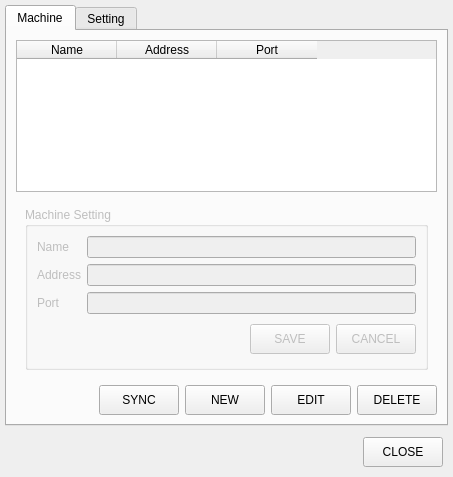
<?xml version="1.0" encoding="UTF-8"?>
<ui version="4.0">
 <class>MainWindow</class>
 <widget class="QMainWindow" name="MainWindow">
  <property name="geometry">
   <rect>
    <x>0</x>
    <y>0</y>
    <width>453</width>
    <height>477</height>
   </rect>
  </property>
  <property name="windowTitle">
   <string>Odoo Attendance Manager</string>
  </property>
  <widget class="QWidget" name="centralwidget">
   <layout class="QVBoxLayout" name="verticalLayout">
    <property name="leftMargin">
     <number>5</number>
    </property>
    <property name="topMargin">
     <number>5</number>
    </property>
    <property name="rightMargin">
     <number>5</number>
    </property>
    <property name="bottomMargin">
     <number>5</number>
    </property>
    <item>
     <widget class="QTabWidget" name="tabWidget">
      <property name="currentIndex">
       <number>0</number>
      </property>
      <widget class="QWidget" name="tabMachine">
       <attribute name="title">
        <string>Machine</string>
       </attribute>
       <layout class="QVBoxLayout" name="verticalLayout_3">
        <item>
         <widget class="QTableWidget" name="machineTable">
          <property name="selectionMode">
           <enum>QAbstractItemView::SingleSelection</enum>
          </property>
          <property name="selectionBehavior">
           <enum>QAbstractItemView::SelectRows</enum>
          </property>
          <column>
           <property name="text">
            <string>Name</string>
           </property>
          </column>
          <column>
           <property name="text">
            <string>Address</string>
           </property>
          </column>
          <column>
           <property name="text">
            <string>Port</string>
           </property>
          </column>
         </widget>
        </item>
        <item>
         <widget class="QFrame" name="frame_5">
          <property name="frameShape">
           <enum>QFrame::NoFrame</enum>
          </property>
          <property name="frameShadow">
           <enum>QFrame::Raised</enum>
          </property>
          <layout class="QHBoxLayout" name="horizontalLayout_4">
           <item>
            <widget class="QGroupBox" name="gbMachineSetting">
             <property name="enabled">
              <bool>false</bool>
             </property>
             <property name="title">
              <string>Machine Setting</string>
             </property>
             <layout class="QGridLayout" name="gridLayout_2">
              <item row="0" column="2">
               <widget class="QLineEdit" name="tbMachineName">
                <property name="enabled">
                 <bool>false</bool>
                </property>
               </widget>
              </item>
              <item row="1" column="2">
               <widget class="QLineEdit" name="tbMachineAddress"/>
              </item>
              <item row="2" column="0">
               <widget class="QLabel" name="label_7">
                <property name="text">
                 <string>Port</string>
                </property>
               </widget>
              </item>
              <item row="2" column="2">
               <widget class="QLineEdit" name="tbMachinePort"/>
              </item>
              <item row="3" column="2">
               <widget class="QFrame" name="frame_6">
                <property name="frameShape">
                 <enum>QFrame::NoFrame</enum>
                </property>
                <property name="frameShadow">
                 <enum>QFrame::Raised</enum>
                </property>
                <layout class="QHBoxLayout" name="horizontalLayout_5">
                 <property name="leftMargin">
                  <number>0</number>
                 </property>
                 <property name="topMargin">
                  <number>4</number>
                 </property>
                 <property name="rightMargin">
                  <number>0</number>
                 </property>
                 <property name="bottomMargin">
                  <number>4</number>
                 </property>
                 <item>
                  <spacer name="horizontalSpacer_4">
                   <property name="orientation">
                    <enum>Qt::Horizontal</enum>
                   </property>
                   <property name="sizeHint" stdset="0">
                    <size>
                     <width>40</width>
                     <height>20</height>
                    </size>
                   </property>
                  </spacer>
                 </item>
                 <item>
                  <widget class="QPushButton" name="btnMachineSave">
                   <property name="minimumSize">
                    <size>
                     <width>0</width>
                     <height>30</height>
                    </size>
                   </property>
                   <property name="text">
                    <string>SAVE</string>
                   </property>
                  </widget>
                 </item>
                 <item>
                  <widget class="QPushButton" name="btnMachineCancel">
                   <property name="minimumSize">
                    <size>
                     <width>0</width>
                     <height>30</height>
                    </size>
                   </property>
                   <property name="text">
                    <string>CANCEL</string>
                   </property>
                  </widget>
                 </item>
                </layout>
               </widget>
              </item>
              <item row="0" column="0">
               <widget class="QLabel" name="label_5">
                <property name="text">
                 <string>Name</string>
                </property>
               </widget>
              </item>
              <item row="1" column="0">
               <widget class="QLabel" name="label_6">
                <property name="text">
                 <string>Address</string>
                </property>
               </widget>
              </item>
             </layout>
            </widget>
           </item>
          </layout>
         </widget>
        </item>
        <item>
         <widget class="QFrame" name="frame_4">
          <property name="frameShape">
           <enum>QFrame::NoFrame</enum>
          </property>
          <property name="frameShadow">
           <enum>QFrame::Raised</enum>
          </property>
          <layout class="QHBoxLayout" name="horizontalLayout_3">
           <property name="leftMargin">
            <number>0</number>
           </property>
           <property name="topMargin">
            <number>0</number>
           </property>
           <property name="rightMargin">
            <number>0</number>
           </property>
           <property name="bottomMargin">
            <number>0</number>
           </property>
           <item>
            <spacer name="horizontalSpacer_3">
             <property name="orientation">
              <enum>Qt::Horizontal</enum>
             </property>
             <property name="sizeHint" stdset="0">
              <size>
               <width>40</width>
               <height>20</height>
              </size>
             </property>
            </spacer>
           </item>
           <item>
            <widget class="QPushButton" name="btnSync">
             <property name="minimumSize">
              <size>
               <width>0</width>
               <height>30</height>
              </size>
             </property>
             <property name="text">
              <string>SYNC</string>
             </property>
            </widget>
           </item>
           <item>
            <widget class="QPushButton" name="btnNew">
             <property name="minimumSize">
              <size>
               <width>0</width>
               <height>30</height>
              </size>
             </property>
             <property name="text">
              <string>NEW</string>
             </property>
            </widget>
           </item>
           <item>
            <widget class="QPushButton" name="btnEdit">
             <property name="minimumSize">
              <size>
               <width>0</width>
               <height>30</height>
              </size>
             </property>
             <property name="text">
              <string>EDIT</string>
             </property>
            </widget>
           </item>
           <item>
            <widget class="QPushButton" name="btnDelete">
             <property name="minimumSize">
              <size>
               <width>0</width>
               <height>30</height>
              </size>
             </property>
             <property name="text">
              <string>DELETE</string>
             </property>
            </widget>
           </item>
          </layout>
         </widget>
        </item>
       </layout>
      </widget>
      <widget class="QWidget" name="tabSetting">
       <attribute name="title">
        <string>Setting</string>
       </attribute>
       <layout class="QVBoxLayout" name="verticalLayout_2">
        <item>
         <widget class="QFrame" name="frame">
          <property name="frameShape">
           <enum>QFrame::NoFrame</enum>
          </property>
          <property name="frameShadow">
           <enum>QFrame::Raised</enum>
          </property>
          <layout class="QGridLayout" name="gridLayout">
           <property name="leftMargin">
            <number>5</number>
           </property>
           <property name="topMargin">
            <number>5</number>
           </property>
           <property name="rightMargin">
            <number>5</number>
           </property>
           <property name="bottomMargin">
            <number>5</number>
           </property>
           <item row="2" column="0">
            <widget class="QLabel" name="label_2">
             <property name="text">
              <string>Username</string>
             </property>
            </widget>
           </item>
           <item row="1" column="2">
            <widget class="QLineEdit" name="tbDatabase"/>
           </item>
           <item row="3" column="2">
            <widget class="QLineEdit" name="tbPassword"/>
           </item>
           <item row="0" column="0" colspan="2">
            <widget class="QLabel" name="label">
             <property name="text">
              <string>Server Address</string>
             </property>
            </widget>
           </item>
           <item row="1" column="0">
            <widget class="QLabel" name="label_4">
             <property name="text">
              <string>Database</string>
             </property>
            </widget>
           </item>
           <item row="2" column="2">
            <widget class="QLineEdit" name="tbUsername"/>
           </item>
           <item row="0" column="2">
            <widget class="QLineEdit" name="tbServer"/>
           </item>
           <item row="3" column="0">
            <widget class="QLabel" name="label_3">
             <property name="text">
              <string>Password</string>
             </property>
            </widget>
           </item>
          </layout>
         </widget>
        </item>
        <item>
         <widget class="QFrame" name="frame_2">
          <property name="minimumSize">
           <size>
            <width>0</width>
            <height>40</height>
           </size>
          </property>
          <property name="frameShape">
           <enum>QFrame::NoFrame</enum>
          </property>
          <property name="frameShadow">
           <enum>QFrame::Raised</enum>
          </property>
          <layout class="QHBoxLayout" name="horizontalLayout">
           <property name="leftMargin">
            <number>5</number>
           </property>
           <property name="topMargin">
            <number>5</number>
           </property>
           <property name="rightMargin">
            <number>5</number>
           </property>
           <property name="bottomMargin">
            <number>5</number>
           </property>
           <item>
            <spacer name="horizontalSpacer">
             <property name="orientation">
              <enum>Qt::Horizontal</enum>
             </property>
             <property name="sizeHint" stdset="0">
              <size>
               <width>40</width>
               <height>20</height>
              </size>
             </property>
            </spacer>
           </item>
           <item>
            <widget class="QPushButton" name="btnTest">
             <property name="minimumSize">
              <size>
               <width>0</width>
               <height>30</height>
              </size>
             </property>
             <property name="text">
              <string>TEST</string>
             </property>
            </widget>
           </item>
           <item>
            <widget class="QPushButton" name="btnSave">
             <property name="minimumSize">
              <size>
               <width>0</width>
               <height>30</height>
              </size>
             </property>
             <property name="text">
              <string>SAVE</string>
             </property>
            </widget>
           </item>
          </layout>
         </widget>
        </item>
        <item>
         <spacer name="verticalSpacer">
          <property name="orientation">
           <enum>Qt::Vertical</enum>
          </property>
          <property name="sizeHint" stdset="0">
           <size>
            <width>20</width>
            <height>40</height>
           </size>
          </property>
         </spacer>
        </item>
       </layout>
      </widget>
     </widget>
    </item>
    <item>
     <widget class="QFrame" name="frame_3">
      <property name="frameShape">
       <enum>QFrame::NoFrame</enum>
      </property>
      <property name="frameShadow">
       <enum>QFrame::Raised</enum>
      </property>
      <layout class="QHBoxLayout" name="horizontalLayout_2">
       <property name="leftMargin">
        <number>5</number>
       </property>
       <property name="topMargin">
        <number>5</number>
       </property>
       <property name="rightMargin">
        <number>5</number>
       </property>
       <property name="bottomMargin">
        <number>5</number>
       </property>
       <item>
        <spacer name="horizontalSpacer_2">
         <property name="orientation">
          <enum>Qt::Horizontal</enum>
         </property>
         <property name="sizeHint" stdset="0">
          <size>
           <width>40</width>
           <height>20</height>
          </size>
         </property>
        </spacer>
       </item>
       <item>
        <widget class="QPushButton" name="btnClose">
         <property name="minimumSize">
          <size>
           <width>0</width>
           <height>30</height>
          </size>
         </property>
         <property name="text">
          <string>CLOSE</string>
         </property>
        </widget>
       </item>
      </layout>
     </widget>
    </item>
   </layout>
  </widget>
 </widget>
 <tabstops>
  <tabstop>tabWidget</tabstop>
  <tabstop>btnSync</tabstop>
  <tabstop>btnNew</tabstop>
  <tabstop>btnEdit</tabstop>
  <tabstop>btnDelete</tabstop>
  <tabstop>btnClose</tabstop>
  <tabstop>tbServer</tabstop>
  <tabstop>tbDatabase</tabstop>
  <tabstop>tbUsername</tabstop>
  <tabstop>tbPassword</tabstop>
  <tabstop>btnTest</tabstop>
  <tabstop>btnSave</tabstop>
 </tabstops>
 <resources/>
 <connections>
  <connection>
   <sender>btnClose</sender>
   <signal>clicked()</signal>
   <receiver>MainWindow</receiver>
   <slot>closeWindow()</slot>
   <hints>
    <hint type="sourcelabel">
     <x>442</x>
     <y>466</y>
    </hint>
    <hint type="destinationlabel">
     <x>452</x>
     <y>327</y>
    </hint>
   </hints>
  </connection>
  <connection>
   <sender>btnSave</sender>
   <signal>clicked()</signal>
   <receiver>MainWindow</receiver>
   <slot>updateSetting()</slot>
   <hints>
    <hint type="sourcelabel">
     <x>413</x>
     <y>199</y>
    </hint>
    <hint type="destinationlabel">
     <x>452</x>
     <y>203</y>
    </hint>
   </hints>
  </connection>
  <connection>
   <sender>btnTest</sender>
   <signal>clicked()</signal>
   <receiver>MainWindow</receiver>
   <slot>testConnection()</slot>
   <hints>
    <hint type="sourcelabel">
     <x>318</x>
     <y>201</y>
    </hint>
    <hint type="destinationlabel">
     <x>452</x>
     <y>173</y>
    </hint>
   </hints>
  </connection>
  <connection>
   <sender>machineTable</sender>
   <signal>itemSelectionChanged()</signal>
   <receiver>MainWindow</receiver>
   <slot>machineSelected()</slot>
   <hints>
    <hint type="sourcelabel">
     <x>396</x>
     <y>138</y>
    </hint>
    <hint type="destinationlabel">
     <x>451</x>
     <y>151</y>
    </hint>
   </hints>
  </connection>
  <connection>
   <sender>btnEdit</sender>
   <signal>clicked()</signal>
   <receiver>MainWindow</receiver>
   <slot>editMachine()</slot>
   <hints>
    <hint type="sourcelabel">
     <x>307</x>
     <y>403</y>
    </hint>
    <hint type="destinationlabel">
     <x>451</x>
     <y>275</y>
    </hint>
   </hints>
  </connection>
  <connection>
   <sender>btnNew</sender>
   <signal>clicked()</signal>
   <receiver>MainWindow</receiver>
   <slot>newMachine()</slot>
   <hints>
    <hint type="sourcelabel">
     <x>226</x>
     <y>399</y>
    </hint>
    <hint type="destinationlabel">
     <x>453</x>
     <y>238</y>
    </hint>
   </hints>
  </connection>
  <connection>
   <sender>btnDelete</sender>
   <signal>clicked()</signal>
   <receiver>MainWindow</receiver>
   <slot>deleteMachine()</slot>
   <hints>
    <hint type="sourcelabel">
     <x>418</x>
     <y>397</y>
    </hint>
    <hint type="destinationlabel">
     <x>449</x>
     <y>402</y>
    </hint>
   </hints>
  </connection>
  <connection>
   <sender>btnSync</sender>
   <signal>clicked()</signal>
   <receiver>MainWindow</receiver>
   <slot>syncAttendance()</slot>
   <hints>
    <hint type="sourcelabel">
     <x>148</x>
     <y>400</y>
    </hint>
    <hint type="destinationlabel">
     <x>450</x>
     <y>373</y>
    </hint>
   </hints>
  </connection>
  <connection>
   <sender>btnMachineSave</sender>
   <signal>clicked()</signal>
   <receiver>MainWindow</receiver>
   <slot>saveMachine()</slot>
   <hints>
    <hint type="sourcelabel">
     <x>293</x>
     <y>339</y>
    </hint>
    <hint type="destinationlabel">
     <x>1</x>
     <y>441</y>
    </hint>
   </hints>
  </connection>
  <connection>
   <sender>btnMachineCancel</sender>
   <signal>clicked()</signal>
   <receiver>MainWindow</receiver>
   <slot>cancelMachine()</slot>
   <hints>
    <hint type="sourcelabel">
     <x>387</x>
     <y>338</y>
    </hint>
    <hint type="destinationlabel">
     <x>2</x>
     <y>351</y>
    </hint>
   </hints>
  </connection>
 </connections>
 <slots>
  <slot>closeWindow()</slot>
  <slot>updateSetting()</slot>
  <slot>testConnection()</slot>
  <slot>machineSelected()</slot>
  <slot>editMachine()</slot>
  <slot>newMachine()</slot>
  <slot>deleteMachine()</slot>
  <slot>syncAttendance()</slot>
  <slot>saveMachine()</slot>
  <slot>cancelMachine()</slot>
 </slots>
</ui>
